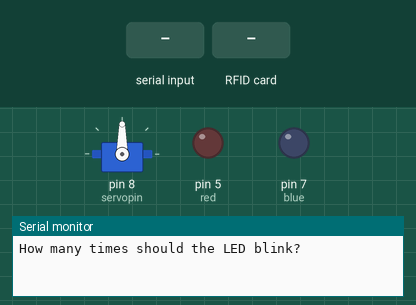
A sketch run on a simulated Arduino Uno, built with avr-gcc and run on an emulated ATmega328P. Parts: servo, output pins drawn as LEDs (lit = HIGH), the last lines printed to the serial monitor. Dashed ring = blinking. The inputs (shaded band) are chosen by the test bench. Pins used as bus, display or sensor lines are not drawn.

Above: at 1.0 s.
1.1 s: "89 3C 30 5B" received over Serial
2.6 s: RFID card 89 3C 30 5B held to the reader
At 3.0 s:
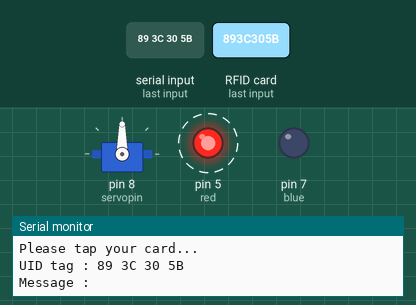
At 4.0 s:
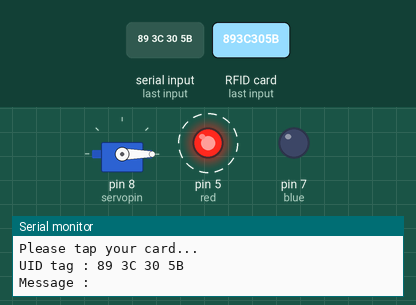
Timing chart, 0 to 11.6 s (numbered marks = the images above; inputs shaded):
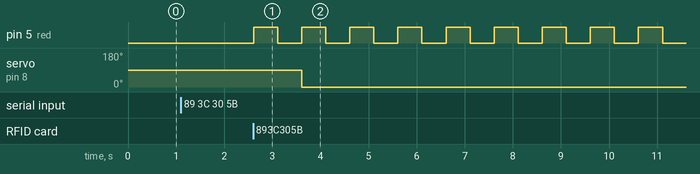

Measured:
- after the input at 2.6 s, pin 5 (red): alternates HIGH for 0.50 s and LOW for 0.50 s, starting at once; servo on pin 8 (servopin): 90° → 0° after 1.0 s

The sketch:

nfc_access_code_plus_servo.ino
```cpp
#include <SPI.h>
#include <MFRC522.h>

#include <Servo.h>

#define SS_PIN 10
#define RST_PIN 9
MFRC522 mfrc522(SS_PIN, RST_PIN);   // Create MFRC522 instance.

Servo servopin;

int red = 5;
int blue = 7;
int numblink;

void setup()
{
  servopin.attach(8);
  Serial.begin(9600);   // Initiate a serial communication
  SPI.begin();      // Initiate  SPI bus
  mfrc522.PCD_Init();   // Initiate MFRC522

  Serial.println("How many times should the LED blink?");
  while(Serial.available() == 0) { }
  numblink = Serial.parseInt();

  Serial.println("Please tap your card...");
  Serial.println();
  pinMode(red, OUTPUT);
  pinMode(blue, OUTPUT);


}
void loop()
{
  // Look for new cards
  if ( ! mfrc522.PICC_IsNewCardPresent())
  {
    return;
  }
  // Select one of the cards
  if ( ! mfrc522.PICC_ReadCardSerial())
  {
    return;
  }
  //Show UID on serial monitor
  Serial.print("UID tag :");
  String content= "";
  byte letter;
  for (byte i = 0; i < mfrc522.uid.size; i++)
  {
     Serial.print(mfrc522.uid.uidByte[i] < 0x10 ? " 0" : " ");
     Serial.print(mfrc522.uid.uidByte[i], HEX);
     content.concat(String(mfrc522.uid.uidByte[i] < 0x10 ? " 0" : " "));
     content.concat(String(mfrc522.uid.uidByte[i], HEX));
  }
  Serial.println();
  Serial.print("Message : ");
  content.toUpperCase();
  if (content.substring(1) == "89 3C 30 5B") //change here the UID of the card/cards that you want to give access
  {
    for (int j=1; j<=numblink; j++) {
      digitalWrite(red, HIGH);
      delay(500);
      digitalWrite(red, LOW);
      delay(500);
      if (numblink>0 && numblink<=5){
        servopin.write(90);
       }
      else if (numblink>5){
        servopin.write(180);
      }
      servopin.write(0);
    }
    Serial.println("Items dispensed.");
    Serial.println();
    delay(500);
  }

  if (content.substring(1) == "10 6A BB 4F") //change here the UID of the card/cards that you want to give access
  {
    for (int j=1; j<=numblink; j++) {
      digitalWrite(blue, HIGH);
      delay(500);
      digitalWrite(blue, LOW);
      delay(500);
      if (numblink>0 && numblink<=5){
        servopin.write(90);
      }
      else if (numblink>5){
        servopin.write(180);
      }
      servopin.write(0);
    }

    Serial.println("Items dispensed.");
    Serial.println();
    delay(500);
}

 else   {
    Serial.println(" Thank you for your purchase. ");
    delay(3000);
  }
  servopin.write(0);
}
```
